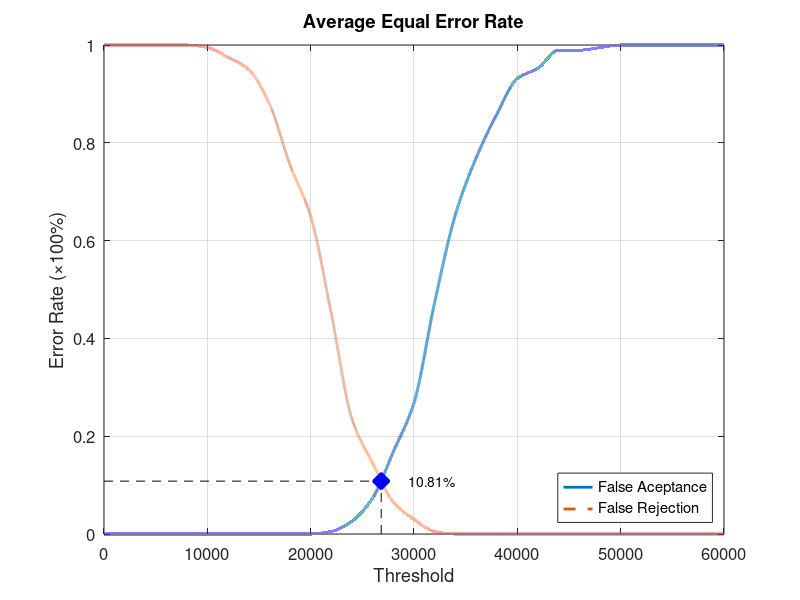
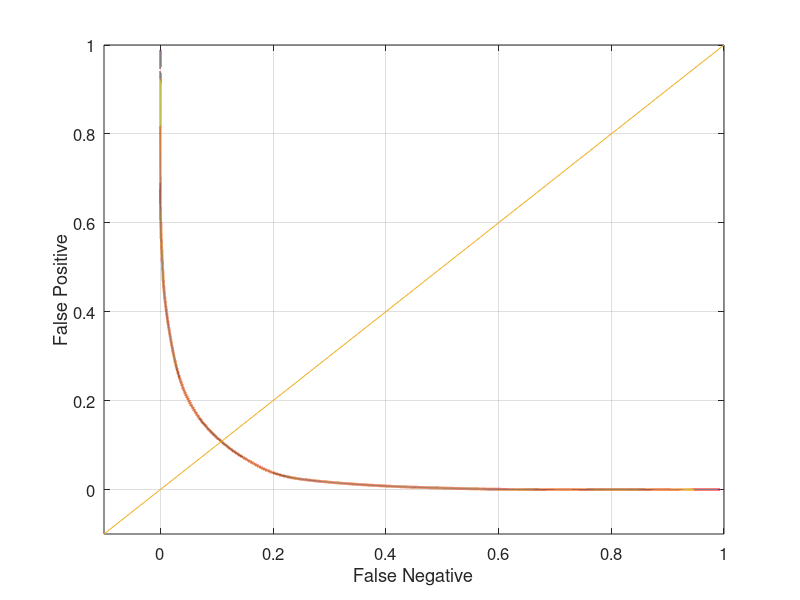

Reproduce these figures in MATLAB, in order.
function yEER = Database2_4
close all;
clear;
clc;
x = 0:2000:60000;
xq = 0:0.5:60000;

y0 = [0 0 0 0 0 0 0 0 0 0 0 0.00526316 0.0263158 0.0736842 0.168421 0.268421 0.473684 0.652632 0.768421 0.857895 0.931579 0.952632 0.989474 0.989474 0.994737 1 1 1 1 1 1];
yy0 = interp1(x, y0, xq, 'pchip');
y1 = [1 1 1 1 1 0.995 0.975 0.95 0.88 0.755 0.65 0.45 0.235 0.145 0.065 0.03 0.005 0 0 0 0 0 0 0 0 0 0 0 0 0 0];
yy1 = interp1(x, y1, xq, 'pchip');

% Calculating EER: 
y2 = abs(y0 - y1);
find(y2 == min(y2))
yy2 = abs(yy0 - yy1);
xEER = find(yy2 == min(yy2));
xEERIndex = xq(xEER) % X-axis EER
yEER = yy0(xEER) % Y-axis EER

main = figure
plot(xq, yy0,'-','LineWidth', 2);	hold on
plot(xq, yy1,'--','LineWidth', 2);	hold on
plot([xEERIndex xEERIndex], [0 yEER], 'k--');	hold on
plot([0 xEERIndex], [yEER yEER], 'k--');	hold on
plot(xEERIndex, yEER, 'bx', 'LineWidth', 10);	hold on
text(xEERIndex + 10 * xEERIndex / 100, yEER, [num2str(round((10000 * yEER)) / 100) '%'])
legend('False Aceptance', 'False Rejection', 'Location', 'SouthEast')
xlabel('Threshold')
ylabel('Error Rate (\times100%)')
title('Average Equal Error Rate')
set(gca, 'FontSize', 12)
axis([0 60000 0 1])
grid on

print(main, 'Database2_4Main', '-dpng');
FNRxFPR = figure('Color', [1 1 1]);
plot(yy1, yy0, '-', yy1, yy0, 'LineWidth', 2);
hold on
y = -0.1:0.1:1
plot(y, y); 
set(gca, 'FontSize', 12)
xlabel('False Negative')
ylabel('False Positive')
axis([-0.1 1 -0.1 1])
set(gca, 'FontSize', 12)
grid on

print(FNRxFPR, 'Database2_4FNRxFPR','-dpng');
end
